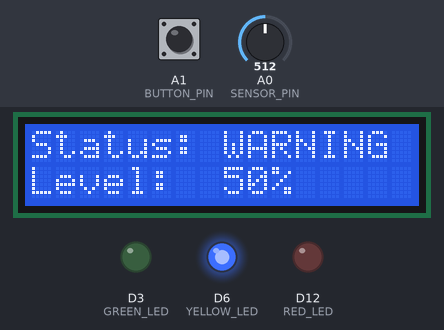
A sketch run on a simulated STM32 Nucleo. Shown: 16×2 character LCD, output pins drawn as LEDs (lit = HIGH). Wiring (from diagram.json): PCF8574 port expander at I2C address 0x27. The inputs (shaded band) are chosen by the test bench; at power-on: A0 (SENSOR_PIN) = 512, A1 (BUTTON_PIN) HIGH (analog values on the 0–1023 scale). What the sketch prints to the serial monitor is not drawn.

Above: at 3.8 s.
3.9 s: A0 (SENSOR_PIN) set to 335
At 4.9 s:
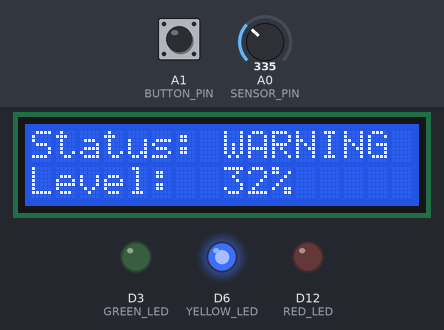
5.7 s: A0 (SENSOR_PIN) set to 306
At 7.0 s:
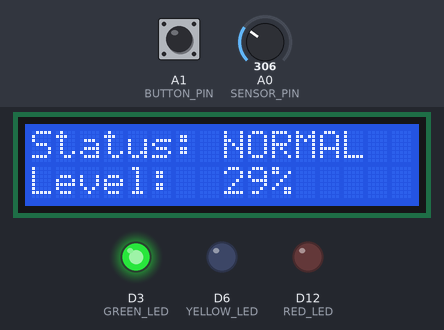
7.3 s: A1 (BUTTON_PIN) pulled LOW for 0.65 s
At 8.6 s:
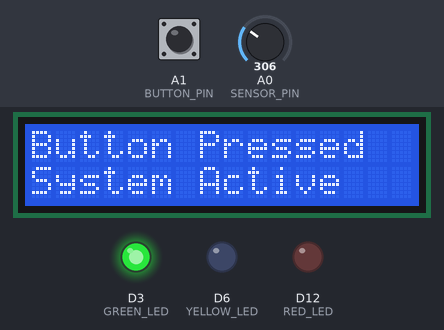
10.4 s: A0 (SENSOR_PIN) set to 900
At 11.3 s:
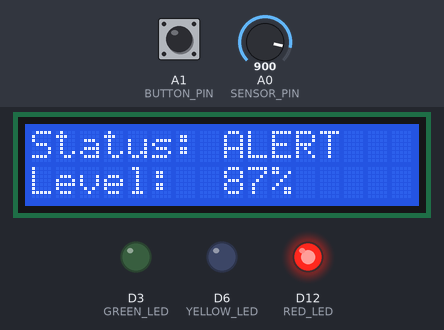
11.9 s: A1 (BUTTON_PIN) pulled LOW for 1 s
At 12.9 s:
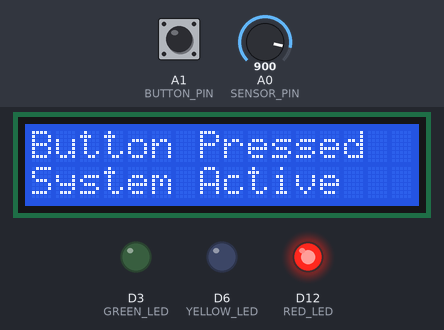
Timing chart, 0 to 14.9 s (numbered marks = the images above; inputs shaded):
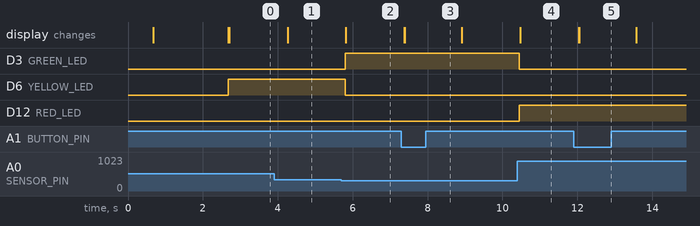

The sketch:

sketch.ino
```cpp
#include <Wire.h>

/*
===========================================================
 STM32L031K6 ARM SENSOR MONITORING & CONTROL SYSTEM
===========================================================

WOKWI CONNECTIONS
-----------------------------------------------------------
Potentiometer:
    VCC  -> 3.3V
    GND  -> GND
    SIG  -> A0

LCD 16x2 I2C:
    VCC  -> 3.3V
    GND  -> GND
    SDA  -> D4
    SCL  -> D5

GREEN LED:
    D3 -> 220 ohm -> LED long leg (+)
    LED short leg (-) -> GND

YELLOW LED:
    D6 -> 220 ohm -> LED long leg (+)
    LED short leg (-) -> GND

RED LED:
    D12 -> 220 ohm -> LED long leg (+)
    LED short leg (-) -> GND

PUSH BUTTON:
    A1 -> one side of button
    other side -> GND

===========================================================
*/


/* ========================================================
   PIN DEFINITIONS
   ======================================================== */

// Status LEDs
const int GREEN_LED  = D3;
const int YELLOW_LED = D6;
const int RED_LED    = D12;

// Analog sensor
const int SENSOR_PIN = A0;

// Push button
const int BUTTON_PIN = A1;


/* ========================================================
   LCD SETTINGS
   ======================================================== */

#define LCD_ADDRESS 0x27

// LCD pins
// D4 = SDA
// D5 = SCL


/* ========================================================
   BUTTON INTERRUPT FLAG
   ======================================================== */

volatile bool buttonPressed = false;


/* ========================================================
   INTERRUPT SERVICE ROUTINE
   ======================================================== */

void buttonInterrupt()
{
  buttonPressed = true;
}


/* ========================================================
   LCD LOW LEVEL FUNCTIONS
   ======================================================== */

// Send 4-bit data to LCD through I2C

void lcdWrite4Bits(byte data)
{
  Wire.beginTransmission(LCD_ADDRESS);

  Wire.write(data | 0x0C);   // EN = 1
  Wire.write(data | 0x08);   // EN = 0

  Wire.endTransmission();

  delayMicroseconds(100);
}


// Send command to LCD

void lcdCommand(byte command)
{
  byte high = command & 0xF0;
  byte low  = (command << 4) & 0xF0;

  lcdWrite4Bits(high);
  lcdWrite4Bits(low);
}


// Send character to LCD

void lcdData(byte data)
{
  byte high = data & 0xF0;
  byte low  = (data << 4) & 0xF0;

  Wire.beginTransmission(LCD_ADDRESS);

  Wire.write(high | 0x0D);
  Wire.write(high | 0x09);

  Wire.write(low | 0x0D);
  Wire.write(low | 0x09);

  Wire.endTransmission();

  delayMicroseconds(100);
}


// Initialize LCD

void lcdInit()
{
  delay(50);

  lcdCommand(0x33);
  lcdCommand(0x32);

  // 4-bit, 2-line, 5x8 font
  lcdCommand(0x28);

  // Display ON, cursor OFF
  lcdCommand(0x0C);

  // Entry mode
  lcdCommand(0x06);

  // Clear display
  lcdCommand(0x01);

  delay(5);
}


// Clear LCD

void lcdClear()
{
  lcdCommand(0x01);
  delay(2);
}


// Set cursor

void lcdSetCursor(byte column, byte row)
{
  byte address;

  if (row == 0)
  {
    address = 0x80 + column;
  }
  else
  {
    address = 0xC0 + column;
  }

  lcdCommand(address);
}


// Print string

void lcdPrint(const char *text)
{
  while (*text)
  {
    lcdData(*text);
    text++;
  }
}


// Print integer

void lcdPrintNumber(int number)
{
  char buffer[10];

  sprintf(buffer, "%d", number);

  lcdPrint(buffer);
}


/* ========================================================
   LED CONTROL FUNCTIONS
   ======================================================== */

void setNormal()
{
  digitalWrite(GREEN_LED, HIGH);
  digitalWrite(YELLOW_LED, LOW);
  digitalWrite(RED_LED, LOW);
}


void setWarning()
{
  digitalWrite(GREEN_LED, LOW);
  digitalWrite(YELLOW_LED, HIGH);
  digitalWrite(RED_LED, LOW);
}


void setAlert()
{
  digitalWrite(GREEN_LED, LOW);
  digitalWrite(YELLOW_LED, LOW);
  digitalWrite(RED_LED, HIGH);
}


void turnAllLEDsOff()
{
  digitalWrite(GREEN_LED, LOW);
  digitalWrite(YELLOW_LED, LOW);
  digitalWrite(RED_LED, LOW);
}


/* ========================================================
   SETUP
   ======================================================== */

void setup()
{
  /* ------------------------------------------
     SERIAL COMMUNICATION
     ------------------------------------------ */

  Serial.begin(115200);

  delay(500);

  Serial.println();
  Serial.println("=================================");
  Serial.println("STM32L031K6 SENSOR MONITOR");
  Serial.println("System Starting...");
  Serial.println("=================================");


  /* ------------------------------------------
     LED CONFIGURATION
     ------------------------------------------ */

  pinMode(GREEN_LED, OUTPUT);

  pinMode(YELLOW_LED, OUTPUT);

  pinMode(RED_LED, OUTPUT);


  /* Turn LEDs OFF initially */

  turnAllLEDsOff();


  /* ------------------------------------------
     ANALOG SENSOR
     ------------------------------------------ */

  pinMode(SENSOR_PIN, INPUT);

  /*
     STM32L031 ADC:
     12-bit resolution

     Range:
     0 - 4095
  */

  analogReadResolution(12);


  /* ------------------------------------------
     PUSH BUTTON
     ------------------------------------------ */

  /*
     Button is connected between A1 and GND.

     INPUT_PULLUP means:

     Button NOT pressed = HIGH
     Button pressed     = LOW
  */

  pinMode(BUTTON_PIN, INPUT_PULLUP);


  /*
     Configure external interrupt.

     When button goes from HIGH -> LOW,
     buttonInterrupt() is triggered.
  */

  attachInterrupt(
    digitalPinToInterrupt(BUTTON_PIN),
    buttonInterrupt,
    FALLING
  );


  /* ------------------------------------------
     I2C
     ------------------------------------------ */

  /*
     Nucleo-L031K6:

     D4 = PB7 = SDA
     D5 = PB6 = SCL
  */

  Wire.setSDA(D4);
  Wire.setSCL(D5);

  Wire.begin();

  delay(100);


  /* ------------------------------------------
     LCD
     ------------------------------------------ */

  lcdInit();

  lcdClear();

  lcdSetCursor(0, 0);
  lcdPrint("STM32 MONITOR");

  lcdSetCursor(0, 1);
  lcdPrint("System Ready");

  delay(2000);

  lcdClear();


  /* ------------------------------------------
     STARTUP COMPLETE
     ------------------------------------------ */

  Serial.println("System Ready");
  Serial.println("ADC Resolution: 12-bit");
  Serial.println("Sensor Pin: A0");
  Serial.println("LCD: I2C");
  Serial.println("Button: A1");
  Serial.println("---------------------------------");
}


/* ========================================================
   MAIN LOOP
   ======================================================== */

void loop()
{
  /* ======================================================
     READ SENSOR
     ====================================================== */

  int adcValue = analogRead(SENSOR_PIN);


  /* ======================================================
     CONVERT ADC VALUE TO PERCENTAGE
     ====================================================== */

  int percentage = map(
    adcValue,
    0,
    4095,
    0,
    100
  );


  /* Make sure percentage stays inside 0-100 */

  percentage = constrain(
    percentage,
    0,
    100
  );


  /* ======================================================
     SYSTEM STATE
     ====================================================== */

  const char *status;


  /* ------------------------------------------
     NORMAL
     0 - 30%
     ------------------------------------------ */

  if (percentage <= 30)
  {
    status = "NORMAL";

    setNormal();
  }


  /* ------------------------------------------
     WARNING
     31 - 70%
     ------------------------------------------ */

  else if (percentage <= 70)
  {
    status = "WARNING";

    setWarning();
  }


  /* ------------------------------------------
     ALERT
     71 - 100%
     ------------------------------------------ */

  else
  {
    status = "ALERT";

    setAlert();
  }


  /* ======================================================
     LCD DISPLAY
     ====================================================== */

  lcdSetCursor(0, 0);

  if (percentage <= 30)
  {
    lcdPrint("Status: NORMAL  ");
  }
  else if (percentage <= 70)
  {
    lcdPrint("Status: WARNING ");
  }
  else
  {
    lcdPrint("Status: ALERT   ");
  }


  /* Second LCD line */

  lcdSetCursor(0, 1);

  lcdPrint("Level: ");

  if (percentage < 100)
  {
    lcdPrint(" ");
  }

  if (percentage < 10)
  {
    lcdPrint(" ");
  }

  lcdPrintNumber(percentage);

  lcdPrint("%    ");


  /* ======================================================
     SERIAL / UART OUTPUT
     ====================================================== */

  Serial.print("ADC = ");

  Serial.print(adcValue);

  Serial.print(" | Level = ");

  Serial.print(percentage);

  Serial.print("% | Status = ");

  Serial.println(status);


  /* ======================================================
     BUTTON INTERRUPT EVENT
     ====================================================== */

  if (buttonPressed)
  {
    /*
       Temporarily disable interrupts while
       accessing the shared flag.
    */

    noInterrupts();

    buttonPressed = false;

    interrupts();


    /* ------------------------------------------
       BUTTON ACTION
       ------------------------------------------ */

    Serial.println("---------------------------------");
    Serial.println("BUTTON PRESSED");
    Serial.println("System status checked");
    Serial.println("---------------------------------");


    /*
       Show button message on LCD
    */

    lcdClear();

    lcdSetCursor(0, 0);
    lcdPrint("Button Pressed");

    lcdSetCursor(0, 1);
    lcdPrint("System Active");

    delay(1000);
  }


  /* ======================================================
     UPDATE RATE
     ====================================================== */

  delay(500);
}
```

Measured:
- the behaviour switches between 318 and 317 on A0 (SENSOR_PIN) (found by bisection; images 1 and 2)
- after the input at 3.9 s, the display: changes after 0.36 s (image 1)
- after the input at 5.7 s, D3 (GREEN_LED): LOW → HIGH after 0.10 s; D6 (YELLOW_LED): HIGH → LOW after 0.10 s; the display: changes after 0.12 s (image 2)
- after the input at 7.3 s, the display: first changes after 0.08 s (image 3 shows a later state)
- after the input at 10.4 s, D3 (GREEN_LED): HIGH → LOW after 0.05 s; D12 (RED_LED): LOW → HIGH after 0.05 s; the display: changes after 0.07 s (image 4)
- after the input at 11.9 s, the display: first changes after 0.13 s (image 5 shows a later state)
